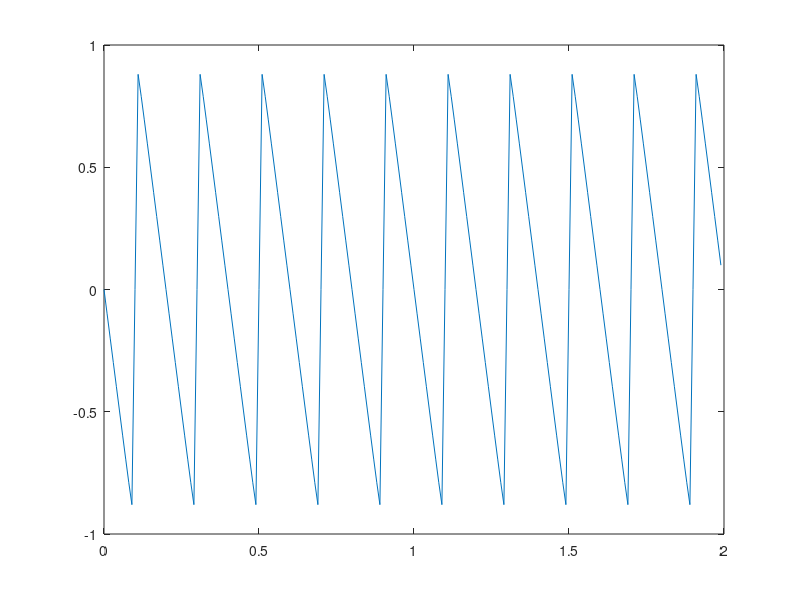

Write MATLAB code to recreate this figure.

load amplitudes.txt
a = amplitudes;
t = 0:0.01:2-0.01;
f0 = 5
for k=1:length(amplitudes)
    s(k,:)=a(k)*sin(2*pi*k*f0*t);
end
plot(t,sum(s))